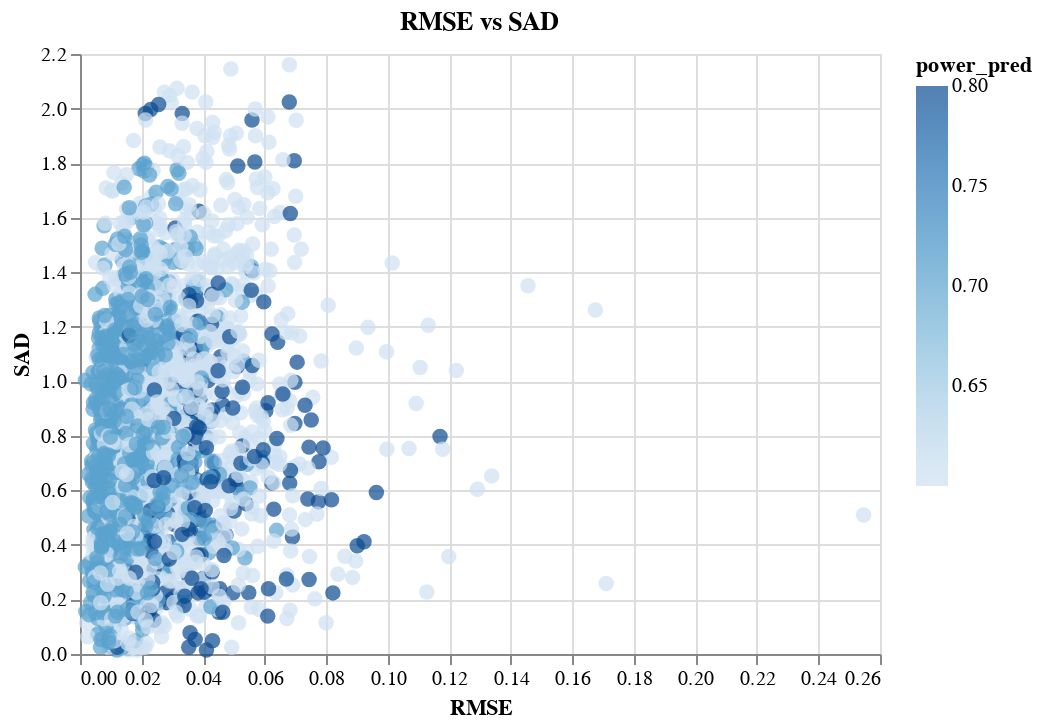

The notebook cell saved with this chart:
### Code cell
alt.Chart(sad_df).mark_circle(size=60).encode(
    x='RMSE',
    y='SAD',
    color='power_pred'
).properties(title = 'RMSE vs SAD')

### Figure 1 — Vega-Lite specification as saved in the notebook (floating-point values rounded to 4 significant figures; data arrays with more than 128 entries replaced by an {"elided": "..."} marker saying what was removed)
{"config": {"view": {"continuousWidth": 400, "continuousHeight": 300}}, "data": {"name": "data-7b62d0a18569bae71a07b7967fa5ea24"}, "mark": {"type": "circle", "size": 60}, "encoding": {"color": {"field": "power_pred", "type": "quantitative"}, "x": {"field": "RMSE", "type": "quantitative"}, "y": {"field": "SAD", "type": "quantitative"}}, "title": "RMSE vs SAD", "$schema": "https://vega.github.io/schema/vega-lite/v4.17.0.json", "datasets": {"data-7b62d0a18569bae71a07b7967fa5ea24": {"elided": "2466 records"}}}
